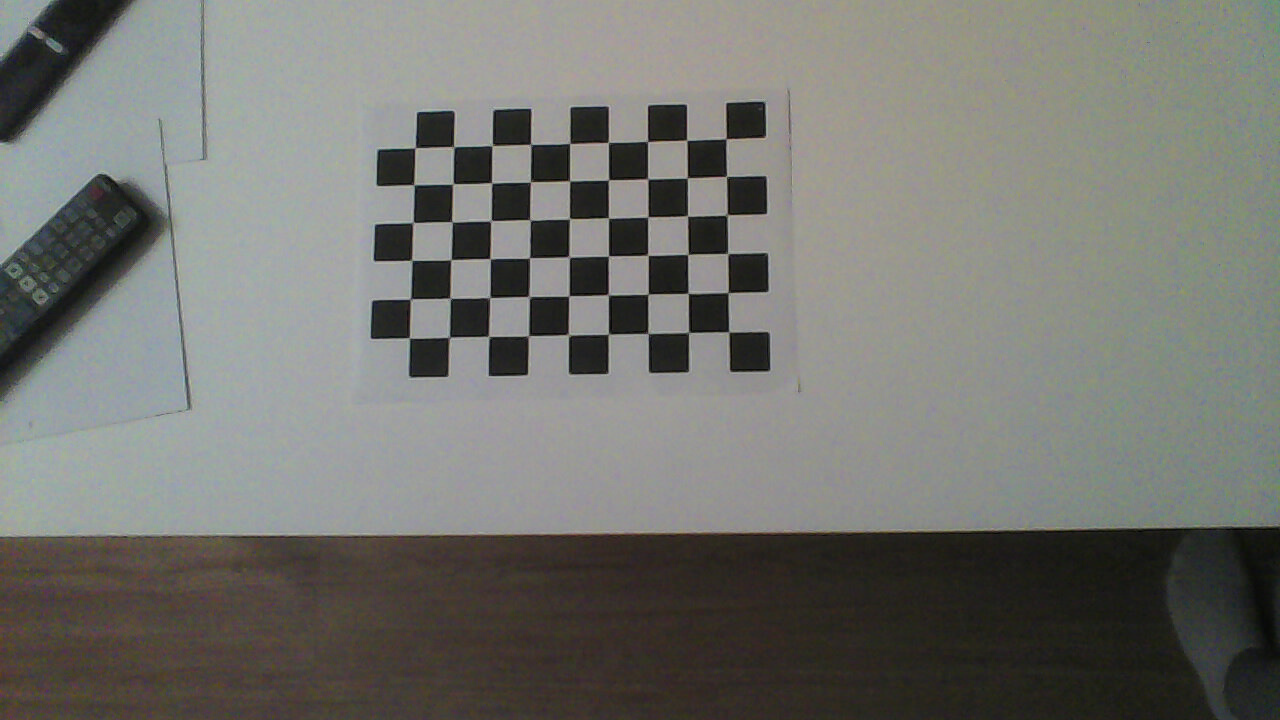
//> input picture 3DCoordsEstimation/calibrationImages/pattern1.jpg, 1280 x 720 px; its folder holds only this picture in this run
$ ./cameraCalibration   (built with g++ and OpenCV 4)
//> lines starting //> are read from the running program, lines starting //| are printed output that depends on the picture; after the words box and inside, x2 and y2 are one past the last pixel; in counts of white or black regions, pixels touching at a corner belong together
#include <iostream>
#include <vector>

#include <opencv2/calib3d.hpp>
#include <opencv2/core.hpp>
#include <opencv2/highgui.hpp>
#include <opencv2/imgproc.hpp>


int main() {
    std::vector<cv::String> filenames;
    cv::glob("/home/tibor/Desktop/opencv-projects/3DCoordsEstimation/calibrationImages/*.jpg", filenames, false);

    cv::Size patternSize(10 - 1, 7 - 1);
    std::vector<std::vector<cv::Point2f>> foundChessboardCorners(filenames.size());
    std::vector<std::vector<cv::Point3f>> chessboardCorners3D;
    int checkerboard[2] = {10, 7};
    double fieldSize = 26.5;

    std::vector<cv::Point3f> worldPoints;
    for (int i = 1; i < checkerboard[1]; i++) {
        for (int j = 1; j < checkerboard[0]; j++) {
            worldPoints.emplace_back(j * fieldSize, i * fieldSize, 0);
        }
    }

    std::vector<cv::Point2f> imagePoints;

    std::size_t i = 0;
    for (const auto& filename: filenames) {
        std::cout << std::string(filename) << '\n';
        cv::Mat img = cv::imread(filenames[i]);
//> img is the input picture: 720 rows x 1280 cols, CV_8UC3; mean B, G, R 111.1, 116.3, 115.7

        cv::Mat imgGray;
        cv::cvtColor(img, imgGray, cv::COLOR_BGR2GRAY);
        int flags = cv::CALIB_CB_ADAPTIVE_THRESH + cv::CALIB_CB_NORMALIZE_IMAGE + cv::CALIB_CB_FAST_CHECK;
        bool patternFound = cv::findChessboardCorners(imgGray, patternSize, foundChessboardCorners[i], flags);
//> foundChessboardCorners = 1 point lists; patternFound = true

        if (patternFound) {
            cv::cornerSubPix(imgGray, foundChessboardCorners[i], cv::Size(11, 11), cv::Size(-1, -1),
                             cv::TermCriteria(cv::TermCriteria::EPS + cv::TermCriteria::MAX_ITER, 30, 0.1));
            chessboardCorners3D.push_back(worldPoints);
        }

        cv::drawChessboardCorners(img, patternSize, foundChessboardCorners[i], patternFound);
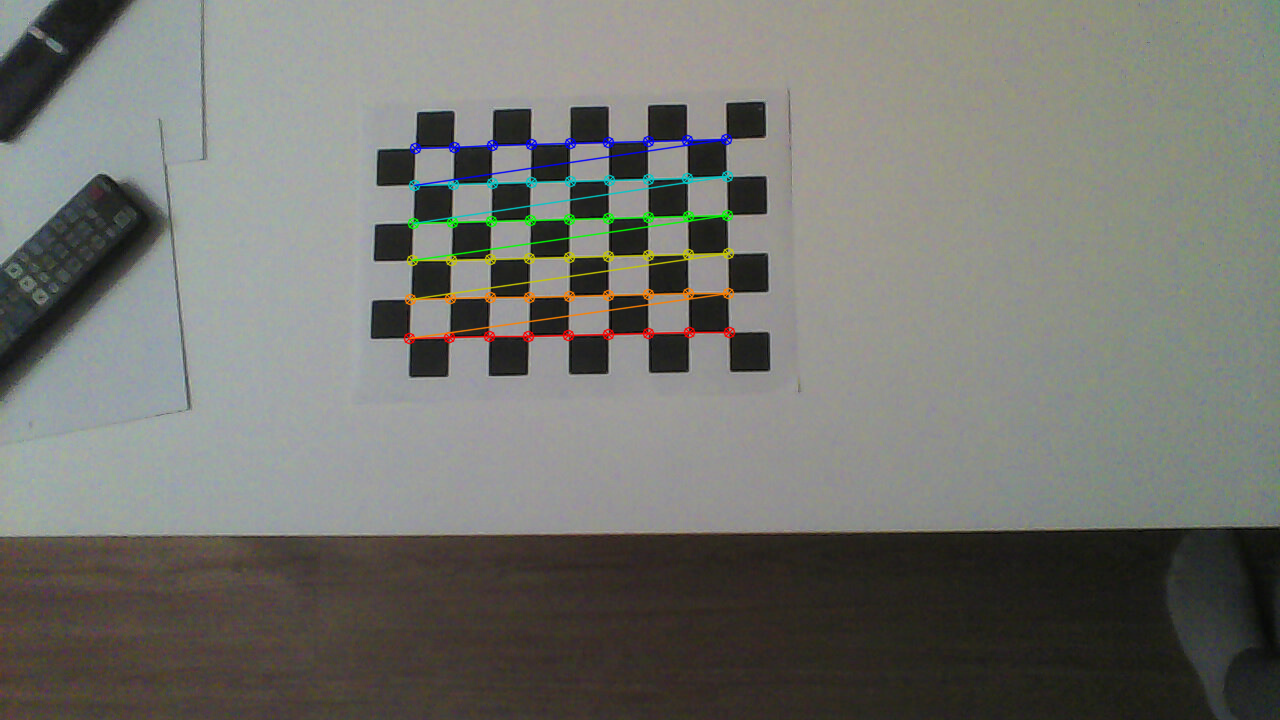
//> img: 720 rows x 1280 cols, CV_8UC3; 1.57% of pixels changed, all inside (x1, y1, x2, y2) = (403, 133, 736, 345)
        cv::imshow("Chessboard Detection", img);
        cv::waitKey();

        i++;
    }

    cv::Matx33f cameraMatrix(cv::Matx33f::eye());
    cv::Vec<float, 5> distortionCoefficients(0, 0, 0, 0, 0);

    std::vector<cv::Mat> rotationVectors;
    std::vector<cv::Mat> translationalVectors;

    std::vector<double> stdIntrinsics;
    std::vector<double> stdExtrinsics;
    std::vector<double> perViewError;

    int cameraCalibrationFlags = cv::CALIB_FIX_ASPECT_RATIO + cv::CALIB_FIX_K3 + cv::CALIB_ZERO_TANGENT_DIST
                                    + cv::CALIB_FIX_PRINCIPAL_POINT;

    cv::Size frameSize(1440, 1080);

    std::cout << "Calibrating..." << '\n';
    double error = cv::calibrateCamera(chessboardCorners3D, foundChessboardCorners, frameSize, cameraMatrix,
                                       distortionCoefficients, rotationVectors, translationalVectors,
                                       cameraCalibrationFlags);
//> cameraMatrix = [[278.2, 0, 719.5], [0, 278.2, 539.5], [0, 0, 1]]; distortionCoefficients = [0.00481, -0.000481, 0, 0, 0]; error = 0.253

    std::cout << "Reprojection error: " << error << "\nCamera Matrix: \t\n" << cameraMatrix
                                                 << "Distortion Coefficients: \t\n" << distortionCoefficients
                                                 << "\n\n";
//| Reprojection error: 0.252724
//| Camera Matrix:
//| [278.2243, 0, 719.5;
//|  0, 278.2243, 539.5;
//|  0, 0, 1]Distortion Coefficients:
//| [0.00480737, -0.000481424, 0, 0, 0]

    cv::Mat mapX;
    cv::Mat mapY;

    cv::initUndistortRectifyMap(cameraMatrix, distortionCoefficients, cv::Matx33f::eye(), cameraMatrix, frameSize,
                                CV_32FC1, mapX, mapY);
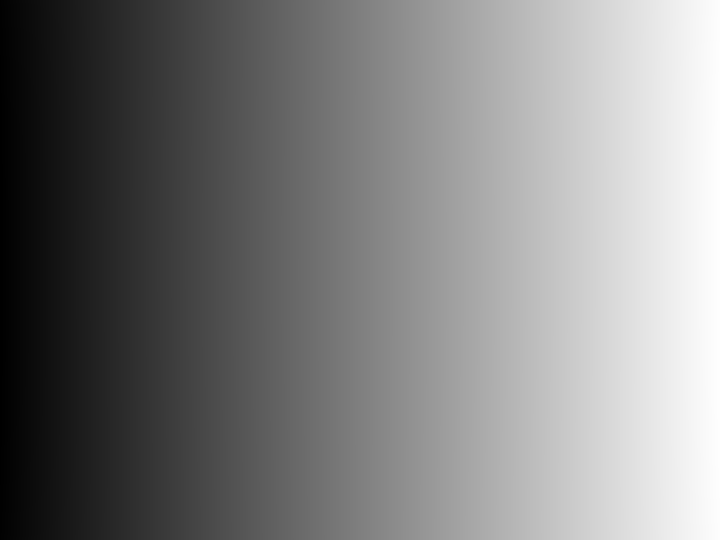
//> mapX: 1080 rows x 1440 cols, CV_32FC1 (shown at 1/2 size); min -7.64, max 1446.6, mean 719.5; drawn with min black and max white
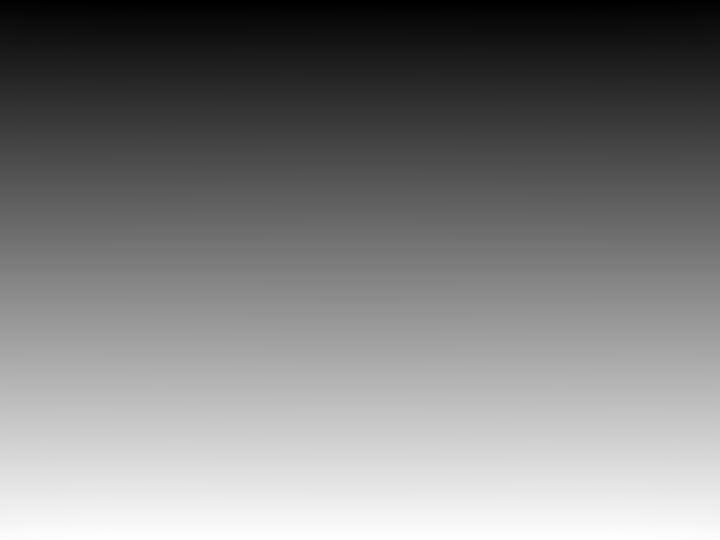
//> mapY: 1080 rows x 1440 cols, CV_32FC1 (shown at 1/2 size); min -6.47, max 1085.5, mean 539.5; drawn with min black and max white

    for (const auto& filename: filenames) {
        std::cout << std::string(filename) << '\n';

        cv::Mat img = cv::imread(filename, cv::IMREAD_COLOR);
        cv::Mat imgUndistorted;

        cv::remap(img, imgUndistorted, mapX, mapY, cv::INTER_LINEAR);
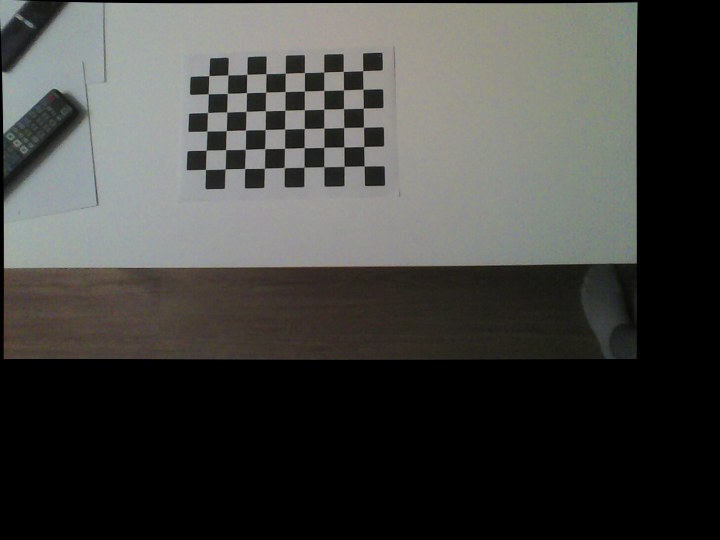
//> imgUndistorted: 1080 rows x 1440 cols, CV_8UC3 (shown at 1/2 size); mean B, G, R 64.6, 67.5, 67.2
        cv::imshow("Undistorted image", imgUndistorted);
        cv::waitKey();
    }

    return 0;
}

$ run again, on 3DCoordsEstimation/calibrationImages/pattern13.jpg
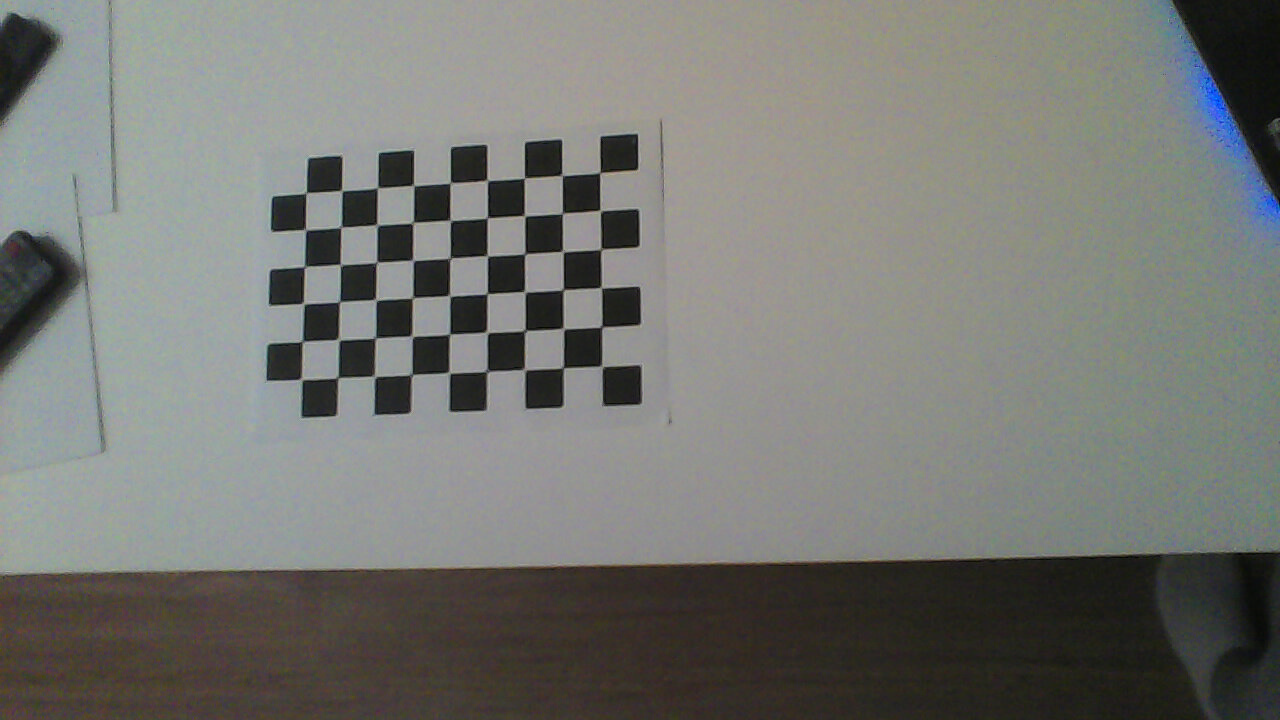
//> input picture 3DCoordsEstimation/calibrationImages/pattern13.jpg, 1280 x 720 px
//> img is the input picture: 720 rows x 1280 cols, CV_8UC3; mean B, G, R 114.9, 119.4, 118.1
//> foundChessboardCorners = 1 point lists; patternFound = true
//> `cv::drawChessboardCorners(img, patternSize, foundChessboardCorners[i],..`:
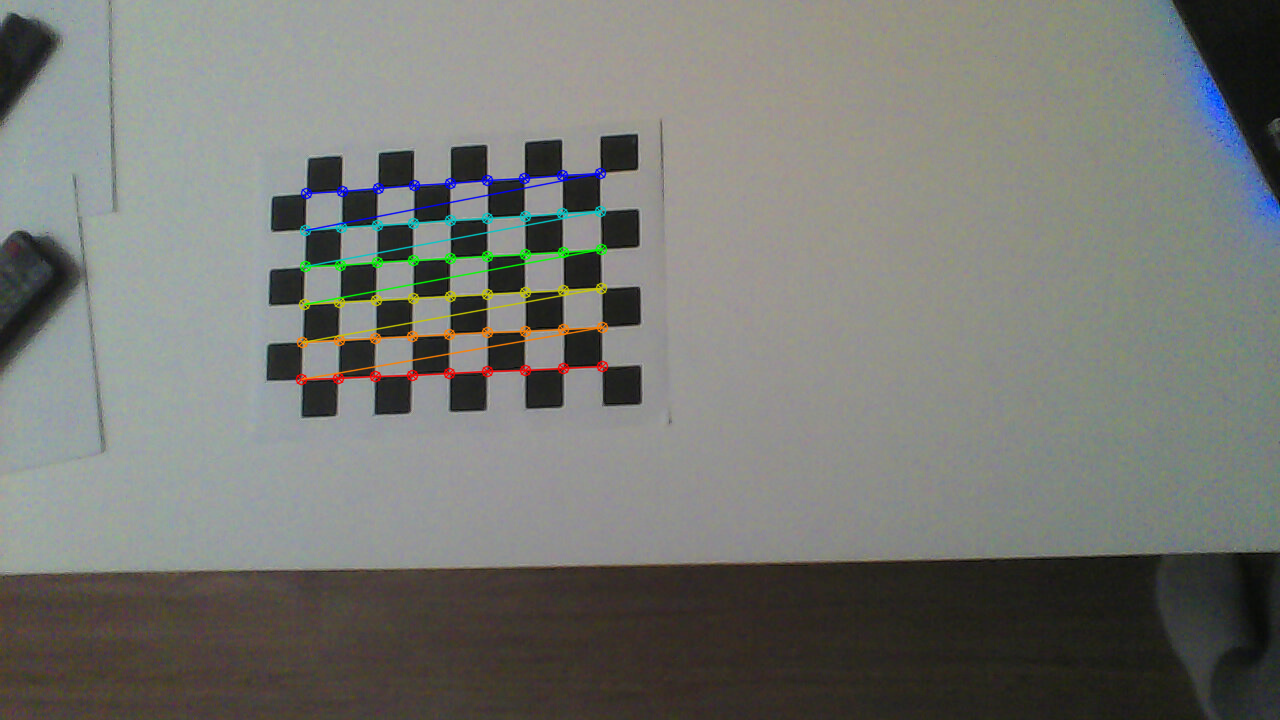
//> img: 720 rows x 1280 cols, CV_8UC3; 1.51% of pixels changed, all inside (x1, y1, x2, y2) = (295, 167, 609, 386)
//> cameraMatrix = [[1191.4, 0, 719.5], [0, 1191.4, 539.5], [0, 0, 1]]; distortionCoefficients = [0.121, -0.395, 0, 0, 0]; error = 0.362
//| Reprojection error: 0.361517
//| Camera Matrix:
//| [1191.3813, 0, 719.5;
//|  0, 1191.3813, 539.5;
//|  0, 0, 1]Distortion Coefficients:
//| [0.120744, -0.394995, 0, 0, 0]
//> `cv::remap(img, imgUndistorted, mapX, mapY, cv::INTER_LINEAR);`:
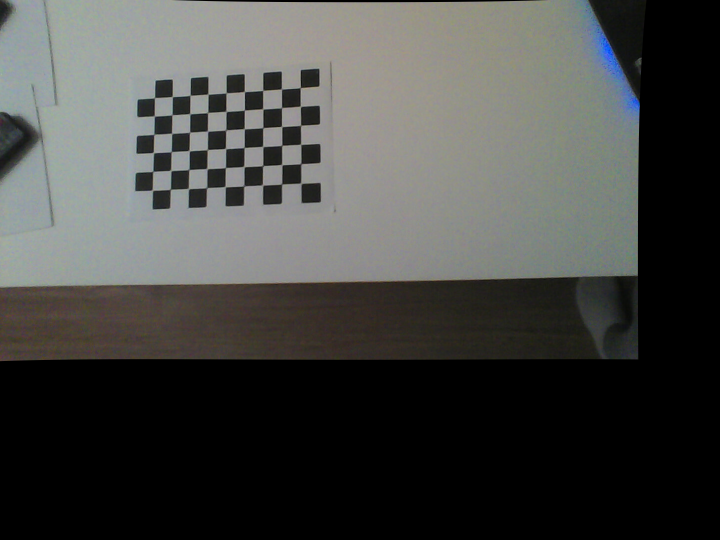
//> imgUndistorted: 1080 rows x 1440 cols, CV_8UC3 (shown at 1/2 size); mean B, G, R 68.1, 70.7, 69.9

$ run again, on 3DCoordsEstimation/calibrationImages/pattern2.jpg
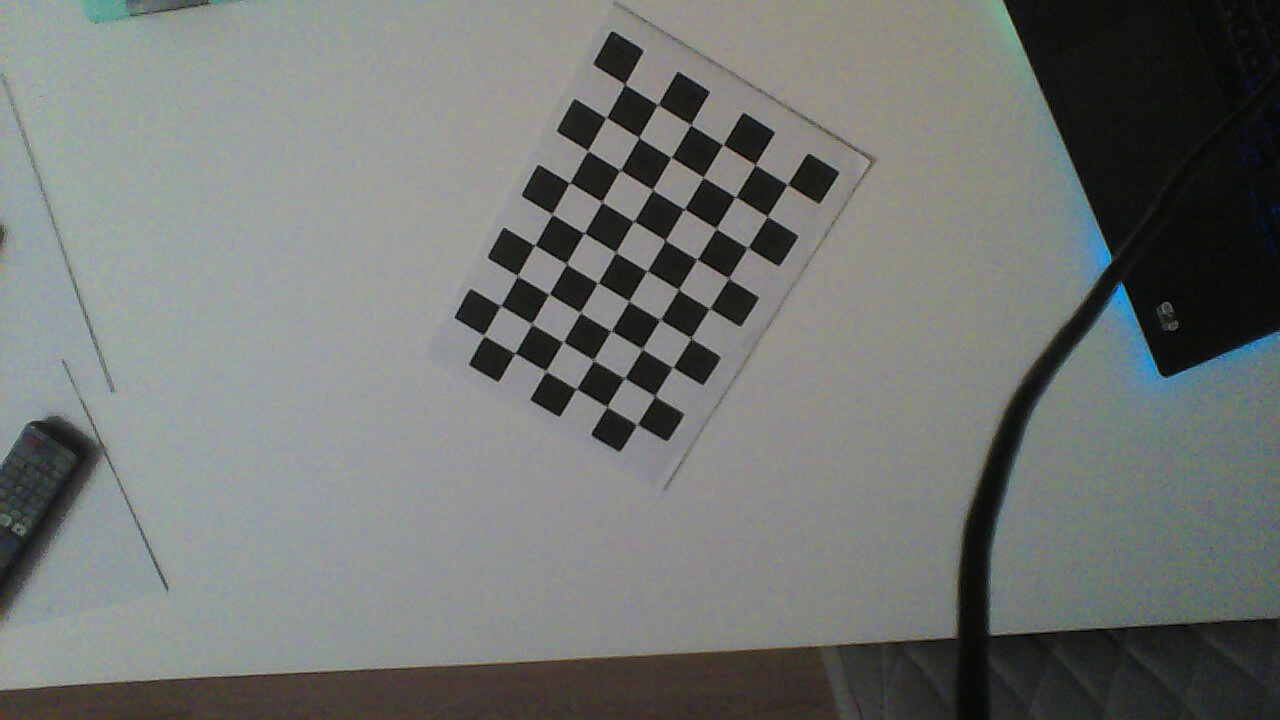
//> input picture 3DCoordsEstimation/calibrationImages/pattern2.jpg, 1280 x 720 px
//> img is the input picture: 720 rows x 1280 cols, CV_8UC3; mean B, G, R 115.5, 118.4, 115
//> foundChessboardCorners = 1 point lists; patternFound = true
//> `cv::drawChessboardCorners(img, patternSize, foundChessboardCorners[i],..`:
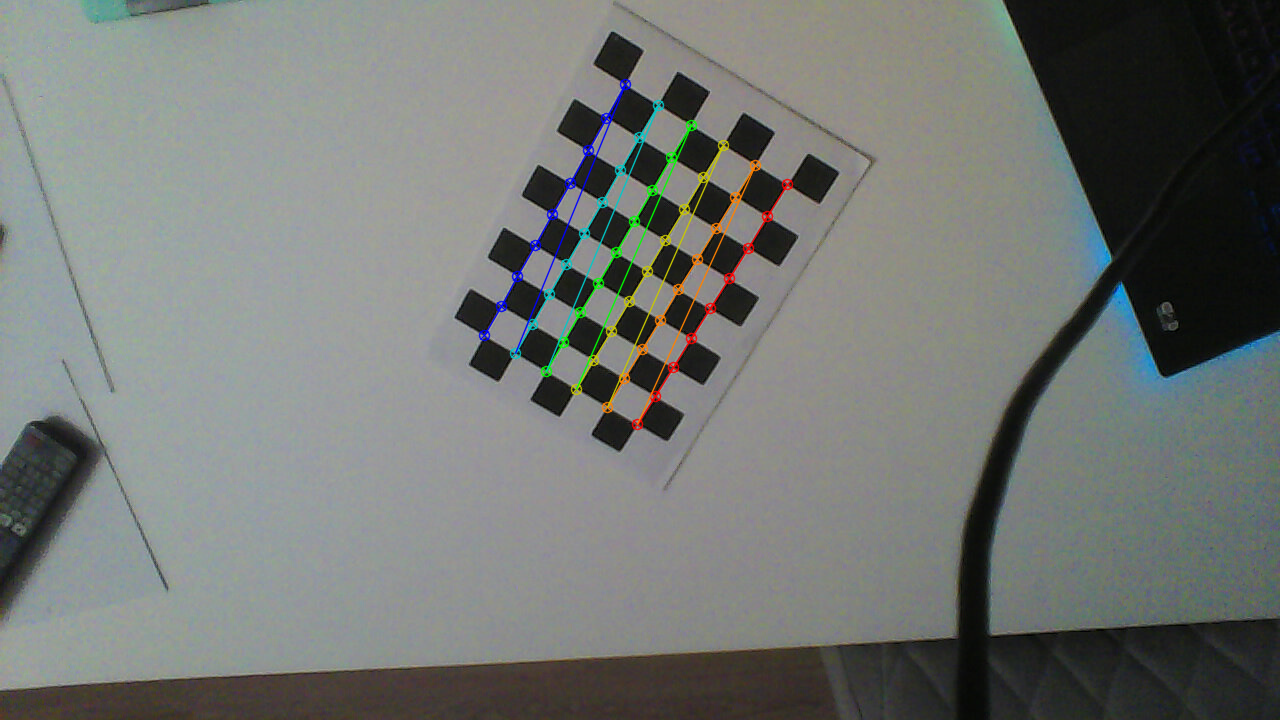
//> img: 720 rows x 1280 cols, CV_8UC3; 1.39% of pixels changed, all inside (x1, y1, x2, y2) = (478, 78, 794, 431)
//> cameraMatrix = [[1385.8, 0, 719.5], [0, 1385.8, 539.5], [0, 0, 1]]; distortionCoefficients = [-0.252, 0.822, 0, 0, 0]; error = 0.234
//| Reprojection error: 0.234059
//| Camera Matrix:
//| [1385.7697, 0, 719.5;
//|  0, 1385.7697, 539.5;
//|  0, 0, 1]Distortion Coefficients:
//| [-0.251714, 0.822148, 0, 0, 0]
//> `cv::remap(img, imgUndistorted, mapX, mapY, cv::INTER_LINEAR);`:
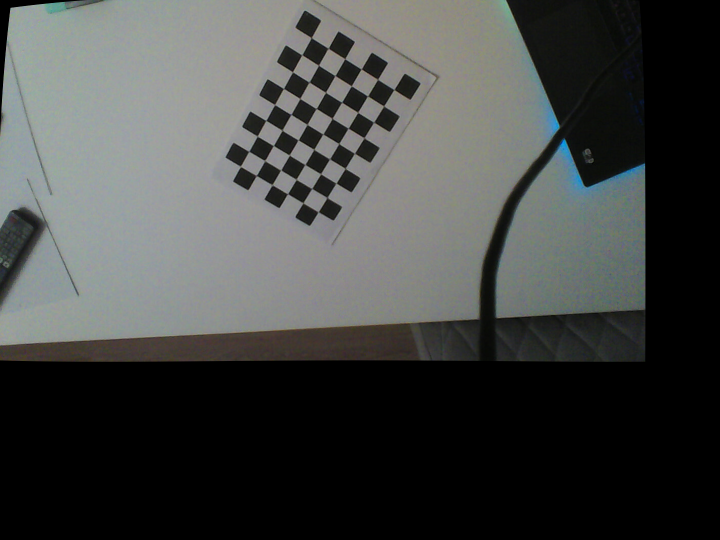
//> imgUndistorted: 1080 rows x 1440 cols, CV_8UC3 (shown at 1/2 size); mean B, G, R 68.8, 70.5, 68.5
